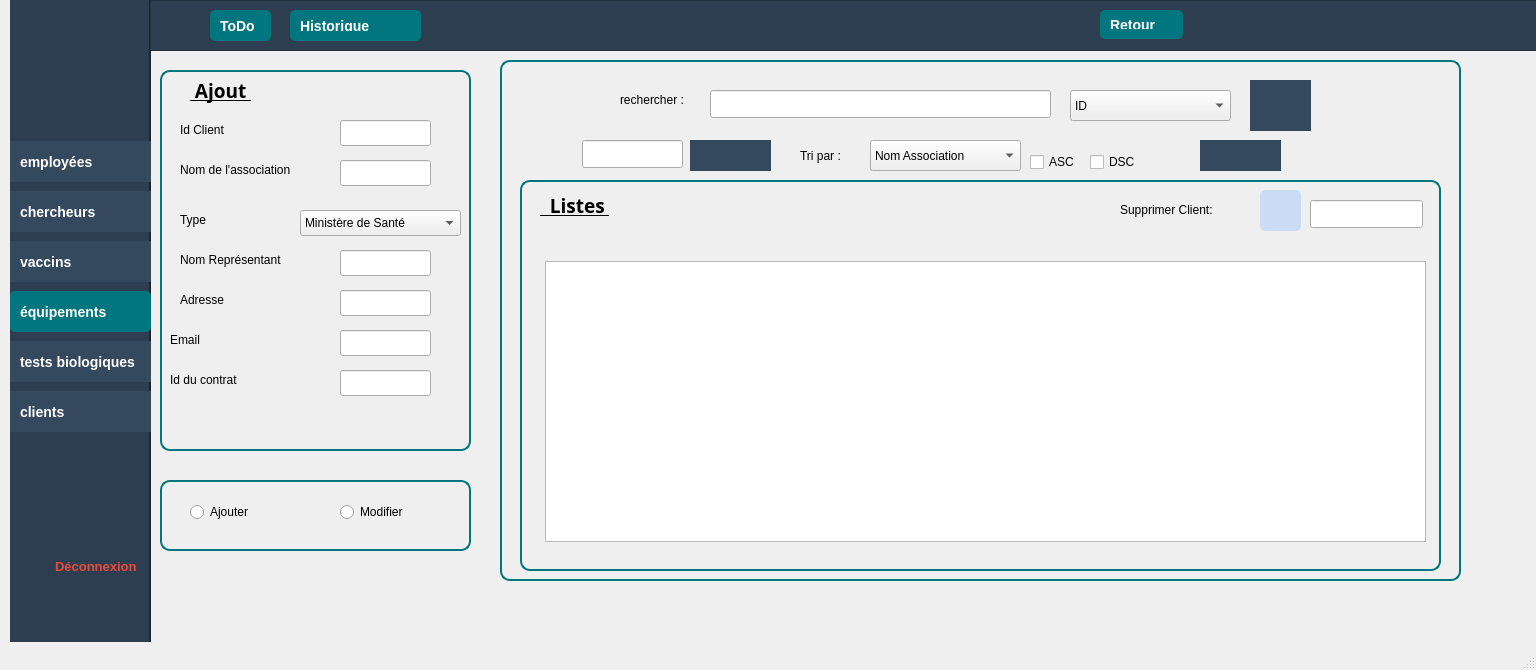
<?xml version="1.0" encoding="UTF-8"?>
<ui version="4.0">
 <class>client1</class>
 <widget class="QMainWindow" name="client1">
  <property name="geometry">
   <rect>
    <x>0</x>
    <y>0</y>
    <width>1536</width>
    <height>670</height>
   </rect>
  </property>
  <property name="windowTitle">
   <string>MainWindow</string>
  </property>
  <property name="styleSheet">
   <string notr="true">/* Style global des boutons */
QPushButton {
    background-color: #34495E;  /* Bleu foncé */
    color: white;
    font-size: 14px;
    font-weight: bold;
    padding: 10px;
    border: none;
    text-align: left;
}

QPushButton:hover {
    background-color: #1ABC9C; /* Vert */
}

QPushButton:checked {
    background-color: #16A085; /* Vert foncé */
}

/* Spécifique au bouton &quot;Équipement&quot; */
QPushButton#btnEquipement {
    background-color: white;  /* Couleur de fond blanche */
    color: #34495E;  /* Texte bleu foncé */
}

QPushButton#btnEquipement:hover {
    background-color: #1ABC9C; /* Vert */
    color: white;  /* Texte blanc */
}

QPushButton#btnEquipement:checked {
    background-color: #16A085; /* Vert foncé */
    color: white;  /* Texte blanc */
}


</string>
  </property>
  <widget class="QWidget" name="centralwidget">
   <widget class="QGroupBox" name="groupBox">
    <property name="geometry">
     <rect>
      <x>160</x>
      <y>70</y>
      <width>311</width>
      <height>401</height>
     </rect>
    </property>
    <property name="autoFillBackground">
     <bool>false</bool>
    </property>
    <property name="styleSheet">
     <string notr="true">QGroupBox {
    border: 2px solid #02767F; /* Couleur turquoise pour la bordure */
    border-radius: 10px;  /* Coins arrondis */
    padding: 10px;  /* Espacement interne */
    margin-bottom: 20px;  /* Espacement en bas */
}
</string>
    </property>
    <property name="title">
     <string/>
    </property>
    <widget class="QLabel" name="label">
     <property name="geometry">
      <rect>
       <x>20</x>
       <y>50</y>
       <width>131</width>
       <height>20</height>
      </rect>
     </property>
     <property name="styleSheet">
      <string notr="true">QLabel#label{
color: #000000;
}</string>
     </property>
     <property name="text">
      <string>Id Client</string>
     </property>
    </widget>
    <widget class="QLineEdit" name="lineEdit_ID">
     <property name="geometry">
      <rect>
       <x>180</x>
       <y>50</y>
       <width>91</width>
       <height>26</height>
      </rect>
     </property>
    </widget>
    <widget class="QLabel" name="label_2">
     <property name="geometry">
      <rect>
       <x>20</x>
       <y>90</y>
       <width>151</width>
       <height>20</height>
      </rect>
     </property>
     <property name="styleSheet">
      <string notr="true">QLabel#label_2{
color: #000000;
}</string>
     </property>
     <property name="text">
      <string>Nom de l'association</string>
     </property>
    </widget>
    <widget class="QLabel" name="label_3">
     <property name="geometry">
      <rect>
       <x>20</x>
       <y>180</y>
       <width>131</width>
       <height>20</height>
      </rect>
     </property>
     <property name="styleSheet">
      <string notr="true">QLabel#label_3{
color: #000000;
}</string>
     </property>
     <property name="text">
      <string>Nom Représentant</string>
     </property>
    </widget>
    <widget class="QLabel" name="label_5">
     <property name="geometry">
      <rect>
       <x>20</x>
       <y>220</y>
       <width>63</width>
       <height>20</height>
      </rect>
     </property>
     <property name="styleSheet">
      <string notr="true">QLabel#label_5{
color: #000000;
}</string>
     </property>
     <property name="text">
      <string>Adresse</string>
     </property>
    </widget>
    <widget class="QLabel" name="label_7">
     <property name="geometry">
      <rect>
       <x>10</x>
       <y>260</y>
       <width>171</width>
       <height>20</height>
      </rect>
     </property>
     <property name="styleSheet">
      <string notr="true">QLabel#label_7{
color: #000000;
}</string>
     </property>
     <property name="text">
      <string>Email</string>
     </property>
    </widget>
    <widget class="QLabel" name="ajout">
     <property name="geometry">
      <rect>
       <x>30</x>
       <y>0</y>
       <width>301</width>
       <height>41</height>
      </rect>
     </property>
     <property name="palette">
      <palette>
       <active>
        <colorrole role="WindowText">
         <brush brushstyle="SolidPattern">
          <color alpha="255">
           <red>0</red>
           <green>0</green>
           <blue>0</blue>
          </color>
         </brush>
        </colorrole>
        <colorrole role="Text">
         <brush brushstyle="SolidPattern">
          <color alpha="255">
           <red>0</red>
           <green>0</green>
           <blue>0</blue>
          </color>
         </brush>
        </colorrole>
        <colorrole role="ButtonText">
         <brush brushstyle="SolidPattern">
          <color alpha="255">
           <red>0</red>
           <green>0</green>
           <blue>0</blue>
          </color>
         </brush>
        </colorrole>
        <colorrole role="PlaceholderText">
         <brush brushstyle="SolidPattern">
          <color alpha="128">
           <red>0</red>
           <green>0</green>
           <blue>0</blue>
          </color>
         </brush>
        </colorrole>
       </active>
       <inactive>
        <colorrole role="WindowText">
         <brush brushstyle="SolidPattern">
          <color alpha="255">
           <red>0</red>
           <green>0</green>
           <blue>0</blue>
          </color>
         </brush>
        </colorrole>
        <colorrole role="Text">
         <brush brushstyle="SolidPattern">
          <color alpha="255">
           <red>0</red>
           <green>0</green>
           <blue>0</blue>
          </color>
         </brush>
        </colorrole>
        <colorrole role="ButtonText">
         <brush brushstyle="SolidPattern">
          <color alpha="255">
           <red>0</red>
           <green>0</green>
           <blue>0</blue>
          </color>
         </brush>
        </colorrole>
        <colorrole role="PlaceholderText">
         <brush brushstyle="SolidPattern">
          <color alpha="128">
           <red>0</red>
           <green>0</green>
           <blue>0</blue>
          </color>
         </brush>
        </colorrole>
       </inactive>
       <disabled>
        <colorrole role="WindowText">
         <brush brushstyle="SolidPattern">
          <color alpha="255">
           <red>0</red>
           <green>0</green>
           <blue>0</blue>
          </color>
         </brush>
        </colorrole>
        <colorrole role="Text">
         <brush brushstyle="SolidPattern">
          <color alpha="255">
           <red>0</red>
           <green>0</green>
           <blue>0</blue>
          </color>
         </brush>
        </colorrole>
        <colorrole role="ButtonText">
         <brush brushstyle="SolidPattern">
          <color alpha="255">
           <red>0</red>
           <green>0</green>
           <blue>0</blue>
          </color>
         </brush>
        </colorrole>
        <colorrole role="PlaceholderText">
         <brush brushstyle="SolidPattern">
          <color alpha="128">
           <red>0</red>
           <green>0</green>
           <blue>0</blue>
          </color>
         </brush>
        </colorrole>
       </disabled>
      </palette>
     </property>
     <property name="font">
      <font>
       <family>Segoe UI Variable</family>
       <pointsize>14</pointsize>
       <bold>true</bold>
       <underline>true</underline>
      </font>
     </property>
     <property name="styleSheet">
      <string notr="true">QLabel#ajout{
color: #000000;
}</string>
     </property>
     <property name="text">
      <string> Ajout </string>
     </property>
    </widget>
    <widget class="QLineEdit" name="lineEdit_nomA">
     <property name="geometry">
      <rect>
       <x>180</x>
       <y>90</y>
       <width>91</width>
       <height>26</height>
      </rect>
     </property>
    </widget>
    <widget class="QLabel" name="label_4">
     <property name="geometry">
      <rect>
       <x>20</x>
       <y>140</y>
       <width>151</width>
       <height>20</height>
      </rect>
     </property>
     <property name="styleSheet">
      <string notr="true">QLabel#label_4{
color: #000000;
}</string>
     </property>
     <property name="text">
      <string>Type</string>
     </property>
    </widget>
    <widget class="QComboBox" name="typeCombo">
     <property name="geometry">
      <rect>
       <x>140</x>
       <y>140</y>
       <width>161</width>
       <height>26</height>
      </rect>
     </property>
     <item>
      <property name="text">
       <string>Ministère de Santé</string>
      </property>
     </item>
     <item>
      <property name="text">
       <string>Laboratoire d'analyse</string>
      </property>
     </item>
     <item>
      <property name="text">
       <string>Centre pharmaceutique</string>
      </property>
     </item>
    </widget>
    <widget class="QLineEdit" name="lineEdit_Rep">
     <property name="geometry">
      <rect>
       <x>180</x>
       <y>180</y>
       <width>91</width>
       <height>26</height>
      </rect>
     </property>
    </widget>
    <widget class="QLineEdit" name="lineEdit_ctr">
     <property name="geometry">
      <rect>
       <x>180</x>
       <y>300</y>
       <width>91</width>
       <height>26</height>
      </rect>
     </property>
    </widget>
    <widget class="QLineEdit" name="lineEdit_email">
     <property name="geometry">
      <rect>
       <x>180</x>
       <y>260</y>
       <width>91</width>
       <height>26</height>
      </rect>
     </property>
    </widget>
    <widget class="QLineEdit" name="lineEdit_adr">
     <property name="geometry">
      <rect>
       <x>180</x>
       <y>220</y>
       <width>91</width>
       <height>26</height>
      </rect>
     </property>
    </widget>
    <widget class="QLabel" name="label_12">
     <property name="geometry">
      <rect>
       <x>10</x>
       <y>300</y>
       <width>171</width>
       <height>20</height>
      </rect>
     </property>
     <property name="styleSheet">
      <string notr="true">QLabel#label_12{
color:#000000;
}</string>
     </property>
     <property name="text">
      <string>Id du contrat</string>
     </property>
    </widget>
   </widget>
   <widget class="QWidget" name="sidebare" native="true">
    <property name="geometry">
     <rect>
      <x>10</x>
      <y>-9</y>
      <width>141</width>
      <height>651</height>
     </rect>
    </property>
    <property name="styleSheet">
     <string notr="true">#sidebare {
    background-color: #2C3E50; /* Couleur bleu foncé */
    border-right: 2px solid #1A252F;
}QPushButton:hover {
    background-color: #1ABC9C; /* Vert */
}

QPushButton:checked {
    background-color: #16A085; /* Vert foncé */
}

/* Spécifique au bouton &quot;Équipement&quot; */
QPushButton#btnEquipement {
    background-color: white;  /* Couleur de fond blanche */
    color: #34495E;  /* Texte bleu foncé */
}

QPushButton#btnEquipement:hover {
    background-color: #1ABC9C; /* Vert */
    color: white;  /* Texte blanc */
}

QPushButton#btnEquipement:checked {
    background-color: #16A085; /* Vert foncé */
    color: white;  /* Texte blanc */
}
</string>
    </property>
    <widget class="QLabel" name="logo">
     <property name="geometry">
      <rect>
       <x>20</x>
       <y>20</y>
       <width>111</width>
       <height>111</height>
      </rect>
     </property>
     <property name="text">
      <string/>
     </property>
     <property name="pixmap">
      <pixmap>../application/logo1.png</pixmap>
     </property>
    </widget>
    <widget class="QPushButton" name="emp1">
     <property name="geometry">
      <rect>
       <x>0</x>
       <y>150</y>
       <width>141</width>
       <height>41</height>
      </rect>
     </property>
     <property name="text">
      <string>employées</string>
     </property>
     <property name="icon">
      <iconset>
       <normaloff>empe.png</normaloff>empe.png</iconset>
     </property>
    </widget>
    <widget class="QPushButton" name="chercheur">
     <property name="geometry">
      <rect>
       <x>0</x>
       <y>200</y>
       <width>141</width>
       <height>41</height>
      </rect>
     </property>
     <property name="text">
      <string>chercheurs</string>
     </property>
     <property name="icon">
      <iconset>
       <normaloff>cher.png</normaloff>cher.png</iconset>
     </property>
    </widget>
    <widget class="QPushButton" name="vac">
     <property name="geometry">
      <rect>
       <x>0</x>
       <y>250</y>
       <width>141</width>
       <height>41</height>
      </rect>
     </property>
     <property name="text">
      <string>vaccins</string>
     </property>
     <property name="icon">
      <iconset>
       <normaloff>vaccin.png</normaloff>vaccin.png</iconset>
     </property>
     <property name="iconSize">
      <size>
       <width>20</width>
       <height>20</height>
      </size>
     </property>
    </widget>
    <widget class="QPushButton" name="eq">
     <property name="geometry">
      <rect>
       <x>0</x>
       <y>300</y>
       <width>141</width>
       <height>41</height>
      </rect>
     </property>
     <property name="styleSheet">
      <string notr="true">QPushButton {
    background-color: #02767F;  /* Vert foncé */
    color: white;               /* Texte en blanc */
    border-radius: 5px;         /* Bords arrondis */
    padding: 10px;              /* Espacement interne */
    font-weight: bold;          /* Texte en gras */
    border: none;               /* Supprimer la bordure */
}

QPushButton:hover {
    background-color: #247361;  /* Vert plus foncé au survol */
}</string>
     </property>
     <property name="text">
      <string>équipements</string>
     </property>
     <property name="icon">
      <iconset>
       <normaloff>equipement.png</normaloff>equipement.png</iconset>
     </property>
    </widget>
    <widget class="QPushButton" name="client">
     <property name="geometry">
      <rect>
       <x>0</x>
       <y>400</y>
       <width>141</width>
       <height>41</height>
      </rect>
     </property>
     <property name="text">
      <string>clients</string>
     </property>
     <property name="icon">
      <iconset>
       <normaloff>client.png</normaloff>client.png</iconset>
     </property>
    </widget>
    <widget class="QPushButton" name="test">
     <property name="geometry">
      <rect>
       <x>0</x>
       <y>350</y>
       <width>151</width>
       <height>41</height>
      </rect>
     </property>
     <property name="text">
      <string>tests biologiques</string>
     </property>
     <property name="icon">
      <iconset>
       <normaloff>teste.png</normaloff>teste.png</iconset>
     </property>
    </widget>
    <widget class="QPushButton" name="pushButton_8">
     <property name="geometry">
      <rect>
       <x>30</x>
       <y>560</y>
       <width>111</width>
       <height>31</height>
      </rect>
     </property>
     <property name="styleSheet">
      <string notr="true">QPushButton#pushButton_8 {
    background-color: transparent;
    color: #E74C3C;  /* Rouge */
    font-size: 13px;
    font-weight: bold;
    border: none;
    padding: 8px 15px;
    text-align: left;
}

QPushButton#pushButton_8:hover {
    color: #C0392B;  /* Rouge foncé au survol */
}

QPushButton#pushButton_8:pressed {
    color: #A93226;  /* Encore plus foncé au clic */
}

/* Ajouter une icône à gauche du texte */
QPushButton#pushButton_8::before {
    content: &quot;⏻ &quot;;  /* Icône de mise hors tension */
    font-size: 18px;
    margin-right: 8px;
}
</string>
     </property>
     <property name="text">
      <string>Déconnexion</string>
     </property>
    </widget>
    <widget class="QLabel" name="logout">
     <property name="geometry">
      <rect>
       <x>10</x>
       <y>560</y>
       <width>31</width>
       <height>31</height>
      </rect>
     </property>
     <property name="text">
      <string/>
     </property>
     <property name="pixmap">
      <pixmap>../application/logout.png</pixmap>
     </property>
    </widget>
   </widget>
   <widget class="QGroupBox" name="groupBox_3">
    <property name="geometry">
     <rect>
      <x>160</x>
      <y>480</y>
      <width>311</width>
      <height>91</height>
     </rect>
    </property>
    <property name="styleSheet">
     <string notr="true">QGroupBox {
    border: 2px solid #02767F; /* Couleur turquoise pour la bordure */
    border-radius: 10px;  /* Coins arrondis */
    padding: 10px;  /* Espacement interne */
    margin-bottom: 20px;  /* Espacement en bas */
}
</string>
    </property>
    <property name="title">
     <string/>
    </property>
    <widget class="QRadioButton" name="radioButton_Ajouter">
     <property name="geometry">
      <rect>
       <x>30</x>
       <y>20</y>
       <width>110</width>
       <height>24</height>
      </rect>
     </property>
     <property name="styleSheet">
      <string notr="true">QRadioButton#radioButton_Ajouter{
color:#000000;
}</string>
     </property>
     <property name="text">
      <string>Ajouter</string>
     </property>
    </widget>
    <widget class="QRadioButton" name="radioButton_Modifier">
     <property name="geometry">
      <rect>
       <x>180</x>
       <y>20</y>
       <width>110</width>
       <height>24</height>
      </rect>
     </property>
     <property name="styleSheet">
      <string notr="true">QRadioButton#radioButton_Modifier{
color:#000000;
}</string>
     </property>
     <property name="text">
      <string>Modifier</string>
     </property>
    </widget>
   </widget>
   <widget class="QFrame" name="frame">
    <property name="geometry">
     <rect>
      <x>150</x>
      <y>0</y>
      <width>1391</width>
      <height>51</height>
     </rect>
    </property>
    <property name="styleSheet">
     <string notr="true">#frame {
    background-color: #2C3E50; /* Couleur bleu foncé */
    border-right: 2px solid #dee2e6;;
}QPushButton:hover {
    background-color: #1ABC9C; /* Vert */
}

QPushButton:checked {
    background-color: #16A085; /* Vert foncé */
}

/* Spécifique au bouton &quot;Équipement&quot; */
QPushButton#btnEquipement {
    background-color: white;  /* Couleur de fond blanche */
    color: #34495E;  /* Texte bleu foncé */
}

QPushButton#btnEquipement:hover {
    background-color: #1ABC9C; /* Vert */
    color: white;  /* Texte blanc */
}

QPushButton#btnEquipement:checked {
    background-color: #16A085; /* Vert foncé */
    color: white;  /* Texte blanc */
}
</string>
    </property>
    <property name="frameShape">
     <enum>QFrame::Shape::StyledPanel</enum>
    </property>
    <property name="frameShadow">
     <enum>QFrame::Shadow::Raised</enum>
    </property>
    <widget class="QPushButton" name="todo">
     <property name="geometry">
      <rect>
       <x>60</x>
       <y>10</y>
       <width>61</width>
       <height>31</height>
      </rect>
     </property>
     <property name="styleSheet">
      <string notr="true">QPushButton {
    background-color: #02767F;  /* Vert foncé */
    color: white;               /* Texte en blanc */
    border-radius: 5px;         /* Bords arrondis */
    padding: 10px;              /* Espacement interne */
    font-weight: bold;          /* Texte en gras */
    border: none;               /* Supprimer la bordure */
}

QPushButton:hover {
    background-color: #247361;  /* Vert plus foncé au survol */
}</string>
     </property>
     <property name="text">
      <string>ToDo</string>
     </property>
    </widget>
    <widget class="QLabel" name="label_debug">
     <property name="geometry">
      <rect>
       <x>260</x>
       <y>20</y>
       <width>63</width>
       <height>20</height>
      </rect>
     </property>
     <property name="text">
      <string/>
     </property>
    </widget>
    <widget class="QLabel" name="debug">
     <property name="geometry">
      <rect>
       <x>280</x>
       <y>10</y>
       <width>63</width>
       <height>20</height>
      </rect>
     </property>
     <property name="text">
      <string/>
     </property>
    </widget>
    <widget class="QPushButton" name="History">
     <property name="geometry">
      <rect>
       <x>140</x>
       <y>10</y>
       <width>131</width>
       <height>31</height>
      </rect>
     </property>
     <property name="styleSheet">
      <string notr="true">QPushButton {
    background-color: #02767F;  /* Vert foncé */
    color: white;               /* Texte en blanc */
    border-radius: 5px;         /* Bords arrondis */
    padding: 10px;              /* Espacement interne */
    font-weight: bold;          /* Texte en gras */
    border: none;               /* Supprimer la bordure */
}

QPushButton:hover {
    background-color: #247361;  /* Vert plus foncé au survol */
}</string>
     </property>
     <property name="text">
      <string>Historique</string>
     </property>
    </widget>
    <widget class="QLabel" name="client_2">
     <property name="geometry">
      <rect>
       <x>370</x>
       <y>20</y>
       <width>371</width>
       <height>16</height>
      </rect>
     </property>
     <property name="text">
      <string/>
     </property>
    </widget>
    <widget class="QPushButton" name="retour">
     <property name="geometry">
      <rect>
       <x>950</x>
       <y>10</y>
       <width>83</width>
       <height>29</height>
      </rect>
     </property>
     <property name="styleSheet">
      <string notr="true">QPushButton {
    background-color: #02767F;  /* Vert foncé */
    color: white;               /* Texte en blanc */
    border-radius: 5px;         /* Bords arrondis */
    padding: 10px;              /* Espacement interne */
    font-weight: bold;          /* Texte en gras */
    border: none;               /* Supprimer la bordure */
}

QPushButton:hover {
    background-color: #247361;  /* Vert plus foncé au survol */
}</string>
     </property>
     <property name="text">
      <string>Retour</string>
     </property>
    </widget>
   </widget>
   <widget class="QGroupBox" name="groupBox_2">
    <property name="geometry">
     <rect>
      <x>500</x>
      <y>60</y>
      <width>961</width>
      <height>541</height>
     </rect>
    </property>
    <property name="font">
     <font>
      <pointsize>12</pointsize>
      <italic>true</italic>
      <bold>true</bold>
     </font>
    </property>
    <property name="styleSheet">
     <string notr="true">/* Tableau principal */
table {
    width: 100%;
    border-collapse: collapse;
    margin: 20px 0;
    font-size: 14px;
    background-color: #02767F;
    border: 1px solid #02767F;
}

/* Style des en-têtes de colonne */
th {
    background-color: #007bff;
    color: white;
    padding: 12px 15px;
    text-align: center;
    font-weight: bold;
}

/* Style des cellules de données */
td {
    padding: 12px 15px;
    text-align: center;
    border: 1px solid #ddd;
}

/* Style de la colonne &quot;Actions&quot; */
td.actions {
    display: flex;
    justify-content: center;
    gap: 10px;
}

/* Bouton Modifier */
button.modify-btn {
    background-color: #ffc107;
    color: black;
    border: none;
    padding: 8px 12px;
    border-radius: 5px;
    cursor: pointer;
    font-size: 14px;
    transition: background-color 0.3s;
}

button.modify-btn:hover {
    background-color: #e0a800;
}

/* Bouton Supprimer */
button.delete-btn {
    background-color: #dc3545;
    color: white;
    border: none;
    padding: 8px 12px;
    border-radius: 5px;
    cursor: pointer;
    font-size: 14px;
    transition: background-color 0.3s;
}

button.delete-btn:hover {
    background-color: #c82333;
}

/* Style de ligne lorsque la souris passe dessus */
tr:hover {
    background-color: #f1f1f1;
}

/* Style des lignes impaires pour un meilleur contraste */
tr:nth-child(odd) {
    background-color: #f7f7f7;
}

/* Style de la dernière colonne (Actions) */
td.actions {
    display: flex;
    justify-content: center;
    align-items: center;
}

/* Pour le contenu des images */
td img {
    width: 40px;
    height: 40px;
    object-fit: cover;
    border-radius: 50%;
}
QGroupBox {
    border: 2px solid #02767F; /* Couleur turquoise pour la bordure */
    border-radius: 10px;  /* Coins arrondis */
    padding: 10px;  /* Espacement interne */
    margin-bottom: 20px;  /* Espacement en bas */
}


</string>
    </property>
    <property name="title">
     <string/>
    </property>
    <widget class="QLabel" name="label_8">
     <property name="geometry">
      <rect>
       <x>120</x>
       <y>30</y>
       <width>81</width>
       <height>20</height>
      </rect>
     </property>
     <property name="styleSheet">
      <string notr="true">QLabel#label_8{
color:#000000;
}</string>
     </property>
     <property name="text">
      <string>rechercher :</string>
     </property>
    </widget>
    <widget class="QComboBox" name="CBbar">
     <property name="geometry">
      <rect>
       <x>570</x>
       <y>30</y>
       <width>161</width>
       <height>31</height>
      </rect>
     </property>
     <item>
      <property name="text">
       <string>ID</string>
      </property>
     </item>
     <item>
      <property name="text">
       <string>Aucune</string>
      </property>
     </item>
     <item>
      <property name="text">
       <string>Adresse</string>
      </property>
     </item>
     <item>
      <property name="text">
       <string>Type Association</string>
      </property>
     </item>
    </widget>
    <widget class="QComboBox" name="CBtri">
     <property name="geometry">
      <rect>
       <x>370</x>
       <y>80</y>
       <width>151</width>
       <height>31</height>
      </rect>
     </property>
     <item>
      <property name="text">
       <string>Nom Association</string>
      </property>
     </item>
     <item>
      <property name="text">
       <string>Adresse</string>
      </property>
     </item>
     <item>
      <property name="text">
       <string>Type Association</string>
      </property>
     </item>
    </widget>
    <widget class="QLabel" name="label_11">
     <property name="geometry">
      <rect>
       <x>300</x>
       <y>80</y>
       <width>63</width>
       <height>31</height>
      </rect>
     </property>
     <property name="styleSheet">
      <string notr="true">QLabel#label_11{
color:#000000;
}</string>
     </property>
     <property name="text">
      <string>Tri par :</string>
     </property>
    </widget>
    <widget class="QPushButton" name="pdf">
     <property name="geometry">
      <rect>
       <x>190</x>
       <y>80</y>
       <width>81</width>
       <height>31</height>
      </rect>
     </property>
     <property name="styleSheet">
      <string notr="true">QPushButton {
    qproperty-iconSize: 21px 21px;  /* Taille de l'icône */
    text-align: center; /* Centrage du texte si besoin */
}
</string>
     </property>
     <property name="text">
      <string/>
     </property>
     <property name="icon">
      <iconset>
       <normaloff>../../../Downloads/projet_c (3)/projet_c/pdf1.png</normaloff>../../../Downloads/projet_c (3)/projet_c/pdf1.png</iconset>
     </property>
     <property name="iconSize">
      <size>
       <width>21</width>
       <height>21</height>
      </size>
     </property>
    </widget>
    <widget class="QPushButton" name="stat">
     <property name="geometry">
      <rect>
       <x>700</x>
       <y>80</y>
       <width>81</width>
       <height>31</height>
      </rect>
     </property>
     <property name="styleSheet">
      <string notr="true">QPushButton {
    qproperty-iconSize: 21px 21px;  /* Taille de l'icône */
    text-align: center; /* Centrage du texte si besoin */
}
</string>
     </property>
     <property name="text">
      <string/>
     </property>
     <property name="icon">
      <iconset>
       <normaloff>../../../Downloads/projet_c (3)/projet_c/st.png</normaloff>../../../Downloads/projet_c (3)/projet_c/st.png</iconset>
     </property>
     <property name="iconSize">
      <size>
       <width>21</width>
       <height>21</height>
      </size>
     </property>
    </widget>
    <widget class="QPushButton" name="ok">
     <property name="geometry">
      <rect>
       <x>750</x>
       <y>20</y>
       <width>61</width>
       <height>51</height>
      </rect>
     </property>
     <property name="text">
      <string/>
     </property>
     <property name="icon">
      <iconset>
       <normaloff>../../../Downloads/projet_c (3)/projet_c/search.png</normaloff>../../../Downloads/projet_c (3)/projet_c/search.png</iconset>
     </property>
     <property name="iconSize">
      <size>
       <width>40</width>
       <height>40</height>
      </size>
     </property>
    </widget>
    <widget class="QCheckBox" name="ASC">
     <property name="geometry">
      <rect>
       <x>530</x>
       <y>90</y>
       <width>91</width>
       <height>24</height>
      </rect>
     </property>
     <property name="text">
      <string>ASC</string>
     </property>
    </widget>
    <widget class="QCheckBox" name="DSC">
     <property name="geometry">
      <rect>
       <x>590</x>
       <y>90</y>
       <width>91</width>
       <height>24</height>
      </rect>
     </property>
     <property name="text">
      <string>DSC</string>
     </property>
    </widget>
    <widget class="QGroupBox" name="groupBox_4">
     <property name="geometry">
      <rect>
       <x>20</x>
       <y>120</y>
       <width>921</width>
       <height>411</height>
      </rect>
     </property>
     <property name="title">
      <string/>
     </property>
     <widget class="QLabel" name="label_10">
      <property name="geometry">
       <rect>
        <x>20</x>
        <y>10</y>
        <width>161</width>
        <height>31</height>
       </rect>
      </property>
      <property name="font">
       <font>
        <family>Segoe UI Variable</family>
        <pointsize>14</pointsize>
        <bold>true</bold>
        <underline>true</underline>
       </font>
      </property>
      <property name="styleSheet">
       <string notr="true">QLabel#label_10{
color:#000000;
}</string>
      </property>
      <property name="text">
       <string>  Listes </string>
      </property>
     </widget>
     <widget class="QPushButton" name="pushButton_supp">
      <property name="geometry">
       <rect>
        <x>740</x>
        <y>10</y>
        <width>41</width>
        <height>41</height>
       </rect>
      </property>
      <property name="styleSheet">
       <string notr="true">
QPushButton {
        background-color: #cbddf5; /* Rouge */
        color: white;
        border-radius: 5px;
        padding: 5px;
        font-weight: bold;
    }
    QPushButton:hover {
        background-color: #ff1a1a;  /* Rouge plus foncé au survol */
    }
    QPushButton:pressed {
        background-color: #cc0000;  /* Rouge foncé au clic */
    }</string>
      </property>
      <property name="text">
       <string/>
      </property>
      <property name="icon">
       <iconset>
        <normaloff>../../../Downloads/projet_c (3)/projet_c/effacer.png</normaloff>../../../Downloads/projet_c (3)/projet_c/effacer.png</iconset>
      </property>
      <property name="iconSize">
       <size>
        <width>25</width>
        <height>25</height>
       </size>
      </property>
     </widget>
     <widget class="QLineEdit" name="LineEdit_supp">
      <property name="geometry">
       <rect>
        <x>790</x>
        <y>20</y>
        <width>113</width>
        <height>28</height>
       </rect>
      </property>
     </widget>
     <widget class="QTableView" name="tableView">
      <property name="geometry">
       <rect>
        <x>25</x>
        <y>81</y>
        <width>881</width>
        <height>281</height>
       </rect>
      </property>
     </widget>
     <widget class="QLabel" name="label_6">
      <property name="geometry">
       <rect>
        <x>600</x>
        <y>20</y>
        <width>121</width>
        <height>20</height>
       </rect>
      </property>
      <property name="styleSheet">
       <string notr="true">QLabel#label_6{
color:#000000;
}</string>
      </property>
      <property name="text">
       <string>Supprimer Client:</string>
      </property>
     </widget>
    </widget>
    <widget class="QLineEdit" name="Rbar">
     <property name="geometry">
      <rect>
       <x>210</x>
       <y>30</y>
       <width>341</width>
       <height>28</height>
      </rect>
     </property>
    </widget>
    <widget class="QLineEdit" name="pdfline">
     <property name="geometry">
      <rect>
       <x>82</x>
       <y>80</y>
       <width>101</width>
       <height>28</height>
      </rect>
     </property>
    </widget>
    <zorder>groupBox_4</zorder>
    <zorder>label_8</zorder>
    <zorder>CBbar</zorder>
    <zorder>CBtri</zorder>
    <zorder>label_11</zorder>
    <zorder>pdf</zorder>
    <zorder>stat</zorder>
    <zorder>ok</zorder>
    <zorder>ASC</zorder>
    <zorder>DSC</zorder>
    <zorder>Rbar</zorder>
    <zorder>pdfline</zorder>
   </widget>
   <widget class="QLabel" name="bg">
    <property name="geometry">
     <rect>
      <x>150</x>
      <y>50</y>
      <width>1381</width>
      <height>571</height>
     </rect>
    </property>
    <property name="text">
     <string/>
    </property>
    <property name="pixmap">
     <pixmap>../application/bg.jpg</pixmap>
    </property>
   </widget>
   <widget class="QStackedWidget" name="stackedWidget">
    <property name="geometry">
     <rect>
      <x>9</x>
      <y>-1</y>
      <width>1531</width>
      <height>621</height>
     </rect>
    </property>
    <widget class="QWidget" name="page_9"/>
    <widget class="QWidget" name="page_10"/>
   </widget>
   <zorder>stackedWidget</zorder>
   <zorder>bg</zorder>
   <zorder>groupBox</zorder>
   <zorder>groupBox_2</zorder>
   <zorder>sidebare</zorder>
   <zorder>groupBox_3</zorder>
   <zorder>frame</zorder>
  </widget>
  <widget class="QMenuBar" name="menubar">
   <property name="geometry">
    <rect>
     <x>0</x>
     <y>0</y>
     <width>1536</width>
     <height>25</height>
    </rect>
   </property>
  </widget>
  <widget class="QStatusBar" name="statusbar"/>
 </widget>
 <resources/>
 <connections/>
</ui>
